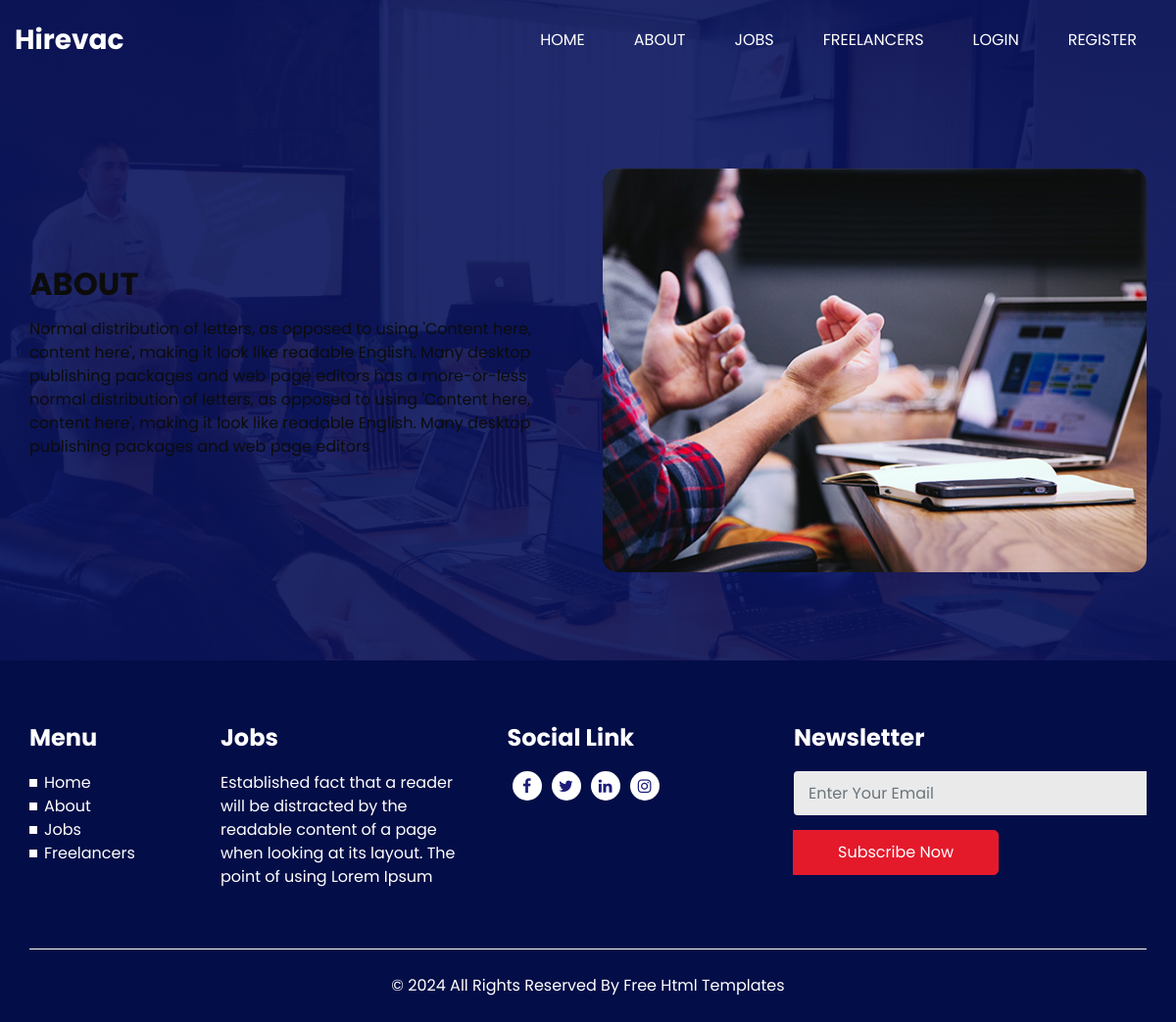
/about, run on the app's committed database.
### app/models.py (models this page shows, shortened)
class About(db.Model):
    id = db.Column(db.Integer, primary_key=True)
    title = db.Column(db.String(255))
    content = db.Column(db.Text)
    image_filename = db.Column(db.String(255))

### app/views.py (the view)
@app.route('/about')
def about():
    about_data = About.query.first()
    return render_template('about.html', about_data=about_data)

### app/templates/about.html
{% extends "base.html" %}
{% block content %}
<section class="about_section layout_padding">
  <div class="container">
    <div class="row">
      <div class="col-md-6">
        <div class="detail-box">
          <div class="heading_container">
            <h2>
              {{ about_data.title }}
            </h2>
          </div>
          <p>
            {{ about_data.content }}
          </p>
        </div>
      </div>
      <div class="col-md-6">
        <div class="img-box">
          <img src="{{ url_for('static', filename='images/' + about_data.image_filename) }}" alt="">
        </div>
      </div>
    </div>
  </div>
</section>
{% endblock %}

### app/static/css/style.css (style rules this page uses)
body { font-family: 'Poppins', sans-serif; color: #0c0c0c; background-color: #ffffff; overflow-x: hidden; }
.layout_padding { padding: 90px 0; }
.heading_container { display: -webkit-box; display: -moz-box; display: -ms-flexbox; display: flex; -webkit-box-orient: vertical; -webkit-box-direction: normal; -moz-box-orient: vertical; -moz-box-direction: normal; -ms-flex-direction: column; flex-direction: column; -webkit-box-align: start; -moz-box-align: start; -ms-flex-align: start; align-items: flex-start; }
.heading_container h2 { position: relative; text-transform: uppercase; font-weight: bold; margin-bottom: 0; }
.about_section .row { -webkit-box-align: center; -moz-box-align: center; -ms-flex-align: center; align-items: center; }
.about_section .img-box img { width: 100%; border-radius: 15px; }
.about_section .detail-box p { margin-top: 15px; }

### data on the page
About: title "ABOUT", content "Normal distribution of letters, as opposed to using 'Content here, content here', making it look like readable English. Many desktop publishing packages and web page editors has a more-or-less normal distribution of letters, as opposed to using 'Content here, content here', making it look like readable English. Many desktop publishing packages and web page editors", image_filename (picture)
